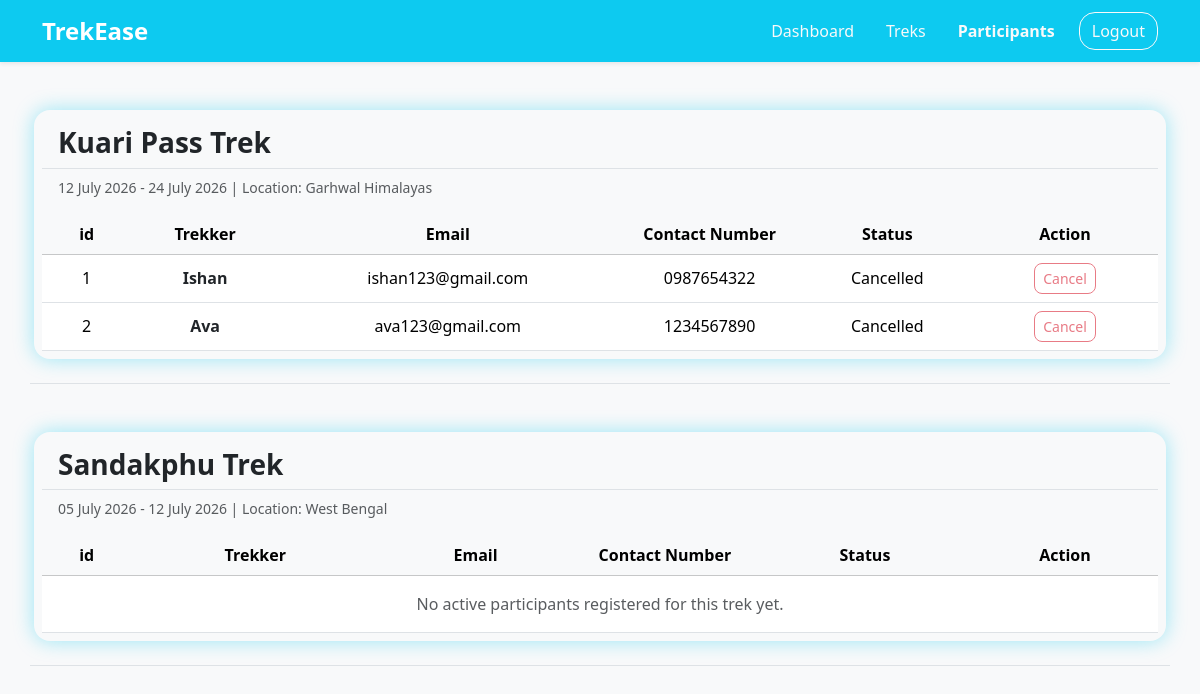
The page /participants/7 on the database as committed earlier.
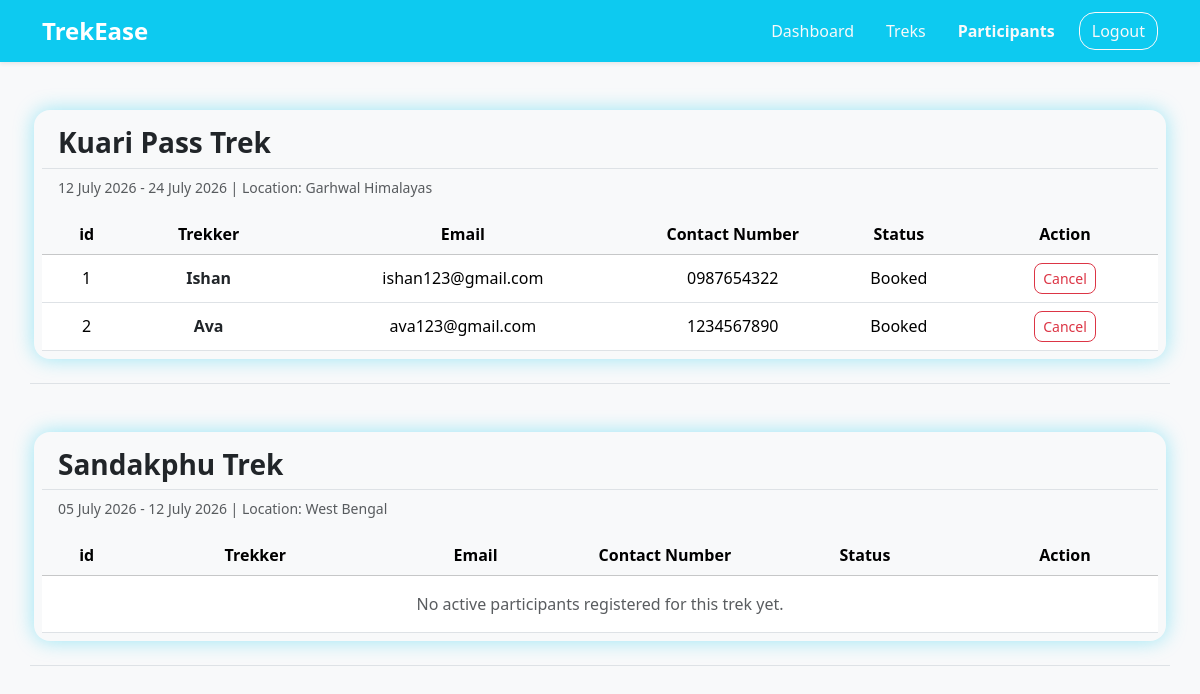
The same page on the database as committed later.
### application/models.py (models this page shows)
class Booking(db.Model):
    __tablename__ = "booking"
    id = db.Column(db.Integer, primary_key=True)
    trek_id = db.Column(db.Integer, db.ForeignKey("trek.id"))
    user_id = db.Column(db.Integer, db.ForeignKey("user.id"))
    status = db.Column(db.String(), default="Booked")
    booking_date = db.Column(db.Date, default=date.today)

class User(db.Model):
    __tablename__ = "user"
    id = db.Column(db.Integer(), primary_key=True)
    username = db.Column(db.String(30), unique=True, nullable=False)
    name = db.Column(db.String(30), nullable=False)
    email = db.Column(db.String(80), unique=True, nullable=False)
    password = db.Column(db.String, nullable=False)
    phone_no = db.Column(db.String(10), unique=True)
    status = db.Column(db.String, default="Active")
    role = db.Column(db.String, default="user", nullable=True)
    created_at = db.Column(db.Date, default=date.today)
    bookings = db.relationship("Booking", backref="user")
    assigned_trek = db.relationship("Trek", backref="staff")

### application/controllers.py (the view)
@app.route("/participants/<int:staff_id>")
def participants(staff_id):
    staff =User.query.get(staff_id)
    trek = Trek.query.filter_by(staff_id=staff_id).all()
    return render_template("/staff/participants.html", staff=staff, trek=trek)

### templates/staff/participants.html (shortened to what the changed rows need)
<!DOCTYPE html>
<html lang="en">
<head>
    <link href="https://cdn.jsdelivr.net/npm/bootstrap@5.3.2/dist/css/bootstrap.min.css" rel="stylesheet">
    <link rel="stylesheet" href="/static/style.css">
</head>
{% if staff.status == "Pending" or staff.status == "Blacklisted" %}
<body class="d-flex flex-column min-vh-100 bg-light">
    <nav class="navbar navbar-expand-lg navbar-dark bg-info shadow-sm">
        <div class="container">
            <div class="navbar-brand">
                <a class="navbar-brand fw-bold fs-4" href="#">TrekEase</a>
            </div>
            <ul class="nav align-items-center">
                <li class="nav-item ms-2">
                    <a href="/" class="btn btn-outline-light rounded-4">Logout</a>
                </li>
            </ul>
        </div>
    </nav>
    {% if staff.status == "Pending" %}
    <div class="container text-center" id="pending-message">
        <h2 class="mb-3 border-bottom pb-2">Approval Pending</h2>
        <p class="fs-6 fw-semibold">Hello {{staff.name}}, your staff registration is pending for admin approval</p>
        <p class="fw-light">Once approved, you will be able to access your staff dashboard</p>
        <a href="/" class="btn btn-outline-danger rounded-4">Logout</a>
    </div>
    {% else %}
    <div class="container text-center" id="pending-message">
        <h2 class="mb-3 border-bottom pb-2">Access Restricted</h2>
        <p class="fs-6 fw-semibold">Hello {{staff.name}}, your staff id has been blocked by admin</p>
        <a href="/" class="btn btn-outline-danger rounded-4">Logout</a>
    </div>
    {% endif %}
</body>
{% else %}
<body class="d-flex flex-column min-vh-100 bg-light">
    <br>
    {% for trek in staff.assigned_trek %}
    <div class="container border-bottom mb-4">
        <div class="mt-3">
            <div class="row mb-3 g-3">
                <div class="mb-2 my-4 rounded-4" id="border-blue">
                    <div class="d-flex justify-content-between align-items-center border-bottom pb-2 mt-3 px-3">
                        <h3 class="fw-semibold my-0">{{trek.trek_name}}</h3>
                    </div>
                    <p class="text-muted px-3 mt-2 small">{{trek.start_date.strftime("%d %B %Y")}} -
                        {{trek.end_date.strftime("%d %B %Y")}} | Location: {{trek.location}}</p>
                    <table class="table table-hover align-middle mb-2">
                        <thead class="text-center table-light sticky-top">
                            <tr>
                                <th scope="col" style="width: 8%;">id</th>
                                <th scope="col">Trekker</th>
                                <th scope="col">Email</th>
                                <th scope="col" class="col-2">Contact Number</th>
                                <th scope="col">Status</th>
                                <th class="col-2"scope="col">Action</th>
                            </tr>
                        </thead>
                        <tbody class="text-center">
                            {% for booking in trek.bookings %}
                            <tr>
                                <td>{{loop.index}}</td>
                                <td class="fw-semibold text-dark">{{booking.user.name}}</td>
                                <td>{{booking.user.email}}</td>
                                <td>{{booking.user.phone_no if booking.user.phone_no else 'N/A'}}</td>
                                <td>{{booking.status}}</td>
                                <td>
                                    {% if booking.status == 'Booked' %}
                                    <a href="/staff_update/{{staff.id}}/booking/{{booking.id}}"
                                        class="btn btn-outline-danger btn-sm rounded-3">Cancel</a>
                                    {% else %}
                                    <a href="/staff_update/{{staff.id}}/booking/{{booking.id}}"
                                        class="btn btn-outline-danger btn-sm rounded-3 disabled">Cancel</a>
                                    {% endif %}
                                </td>
                            </tr>
                            {% else %}
                            <tr>
                                <td colspan="6" class="text-center text-muted py-3">No active participants registered
                                    for this trek yet.</td>
                            </tr>
                            {% endfor %}
                        </tbody>
                    </table>
                </div>
            </div>
        </div>
    </div>
    {% else %}
    <div class="my-5">
        <h5 class="text-center m-2 fw-semibold text-muted">No Upcoming Treks Assigned To You</h5>
    </div>
    {% endfor %}
</body>
{% endif %}
</html>

Rows that differ between the two databases and show on the page:
changed Booking "Ishan": status "Cancelled" → "Booked"
changed Booking "Ava": status "Cancelled" → "Booked"
